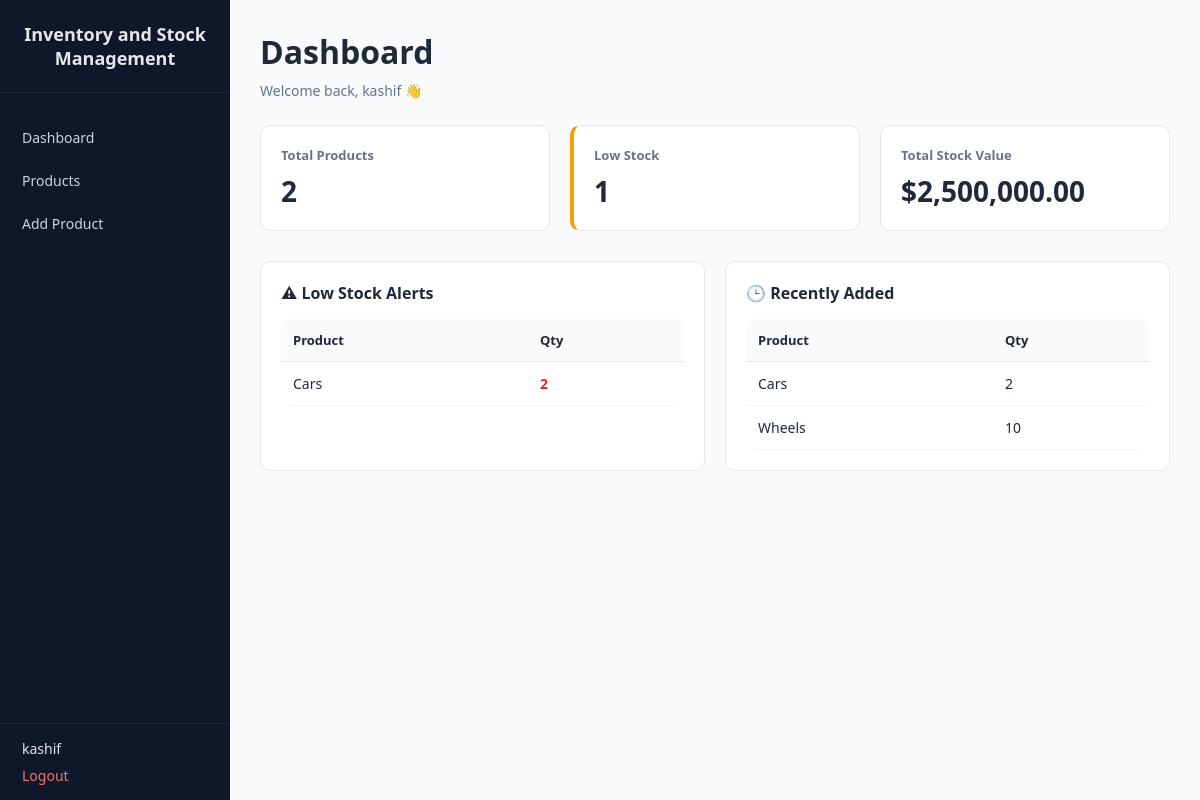
Page /dashboard.php (signed in) on the earlier database version.
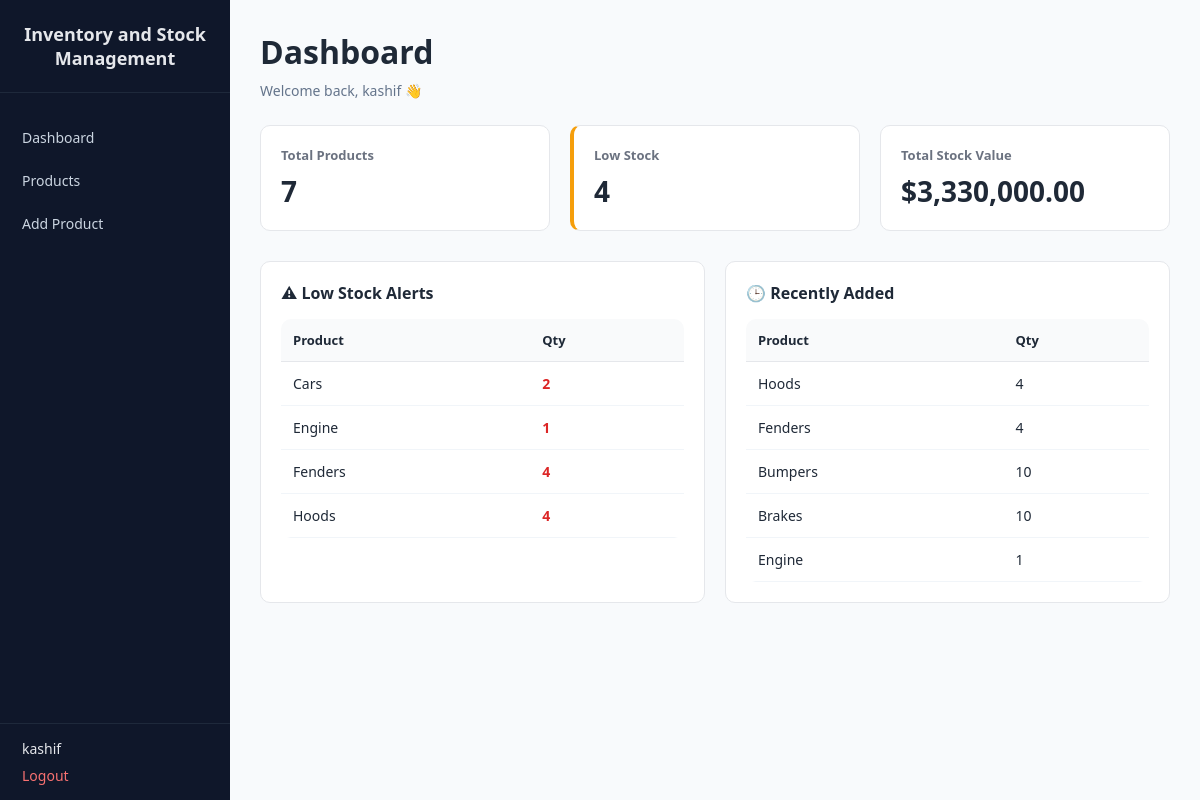
Same page on the later database version.
### tables this page shows
CREATE TABLE `products` (
  `id` int NOT NULL AUTO_INCREMENT,
  `name` varchar(100) NOT NULL,
  `supplier_id` int NOT NULL,
  `category` varchar(50) DEFAULT NULL,
  `quantity` int NOT NULL,
  `price` decimal(10,2) NOT NULL,
  `created_at` timestamp NULL DEFAULT CURRENT_TIMESTAMP,
  `user_id` int NOT NULL,
  PRIMARY KEY (`id`),
  KEY `supplier_id` (`supplier_id`),
  CONSTRAINT `products_ibfk_1` FOREIGN KEY (`supplier_id`) REFERENCES `suppliers` (`id`) ON DELETE CASCADE
);

### public/dashboard.php (the view, shortened to what this page needs)
<?php
require '../config/db.php';
require '../templates/header.php';
$user_id = $_SESSION['user_id'];
$totalProducts = $pdo->prepare("SELECT COUNT(*) FROM products WHERE user_id = ?");
$totalProducts->execute([$user_id]);
$totalProducts = $totalProducts->fetchColumn();
$lowStock = $pdo->prepare("SELECT COUNT(*) FROM products WHERE quantity < 5 AND user_id = ?");
$lowStock->execute([$user_id]);
$lowStock = $lowStock->fetchColumn();
$totalValue = $pdo->prepare("SELECT SUM(quantity * price) FROM products WHERE user_id = ?");
$totalValue->execute([$user_id]);
$totalValue = $totalValue->fetchColumn();
?>
<h1>Dashboard</h1>
<p class="subtitle">Welcome back, <?= htmlspecialchars($_SESSION['user']) ?> 👋</p>
<div class="stats">
    <div class="stat-card">
        <h3>Total Products</h3>
        <p><?= $totalProducts ?></p>
    </div>
    <div class="stat-card warning">
        <h3>Low Stock</h3>
        <p><?= $lowStock ?></p>
    </div>
    <div class="stat-card">
        <h3>Total Stock Value</h3>
        <p>$<?= number_format($totalValue ?? 0, 2) ?></p>
    </div>
</div>
<div class="dashboard-grid">
    <div class="panel">
        <h3>⚠ Low Stock Alerts</h3>
        <table>
            <tr><th>Product</th><th>Qty</th></tr>
            <?php
            $stmt = $pdo->prepare("SELECT name, quantity FROM products WHERE quantity < 5 AND user_id = ?");
            $stmt->execute([$user_id]);
            foreach ($stmt as $p):
            ?>
            <tr>
                <td><?= htmlspecialchars($p['name']) ?></td>
                <td class="danger"><?= $p['quantity'] ?></td>
            </tr>
            <?php endforeach; ?>
        </table>
    </div>
    <div class="panel">
        <h3>🕒 Recently Added</h3>
        <table>
            <tr><th>Product</th><th>Qty</th></tr>
            <?php
            $stmt = $pdo->prepare("SELECT name, quantity FROM products WHERE user_id = ? ORDER BY id DESC LIMIT 5");
            $stmt->execute([$user_id]);
            foreach ($stmt as $p):
            ?>
            <tr>
                <td><?= htmlspecialchars($p['name']) ?></td>
                <td><?= $p['quantity'] ?></td>
            </tr>
            <?php endforeach; ?>
        </table>
    </div>
</div>
<?php require '../templates/footer.php'; ?>

Differences in the rows shown:
no longer on one of the page's lists (row unchanged): products: name "Cars", quantity "2"
no longer on this page (row unchanged): products: name "Wheels", quantity "10", shown under "🕒 Recently Added"
added products: name "Engine", quantity "1"
added products: name "Fenders", quantity "4"
added products: name "Hoods", quantity "4"
added products: name "Bumpers", quantity "10", shown under "🕒 Recently Added"
added products: name "Brakes", quantity "10", shown under "🕒 Recently Added"
Other differences:
$totalProducts: "2" → "7"
$lowStock: "1" → "4"
$totalValue: "2,500,000.00" → "3,330,000.00"
